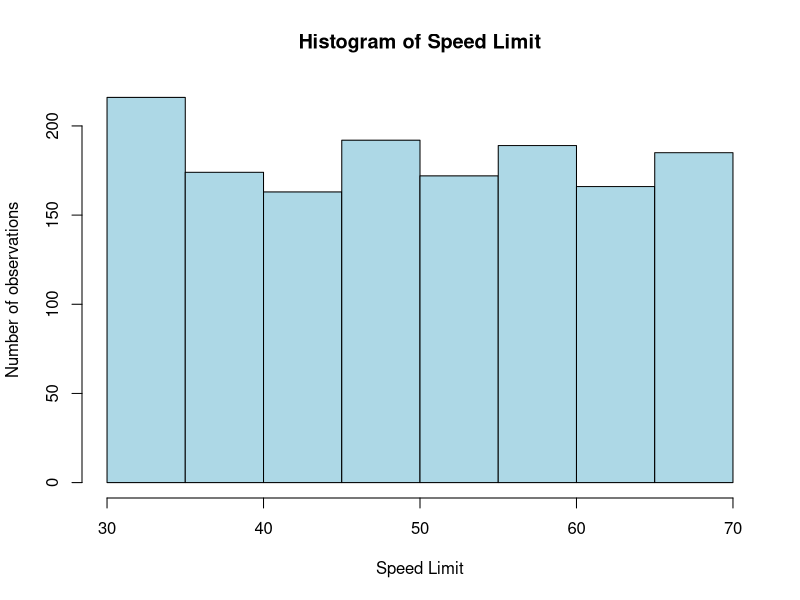
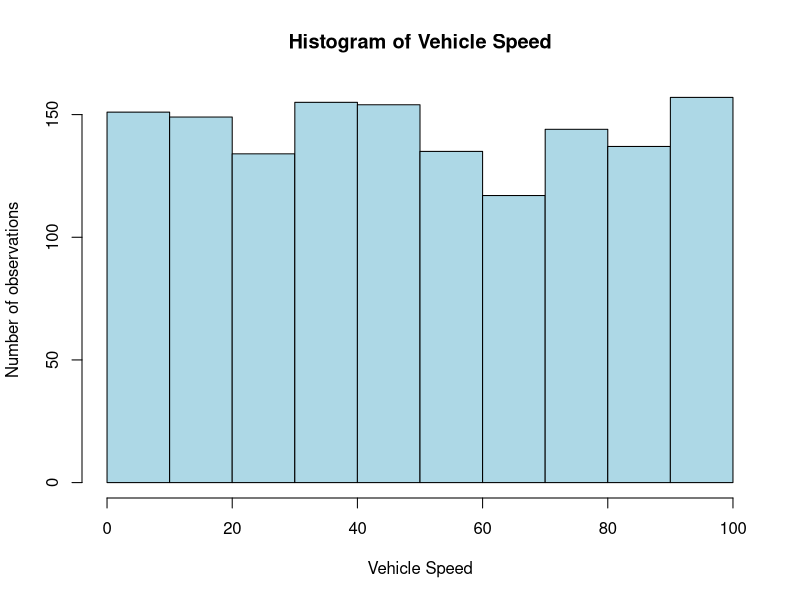
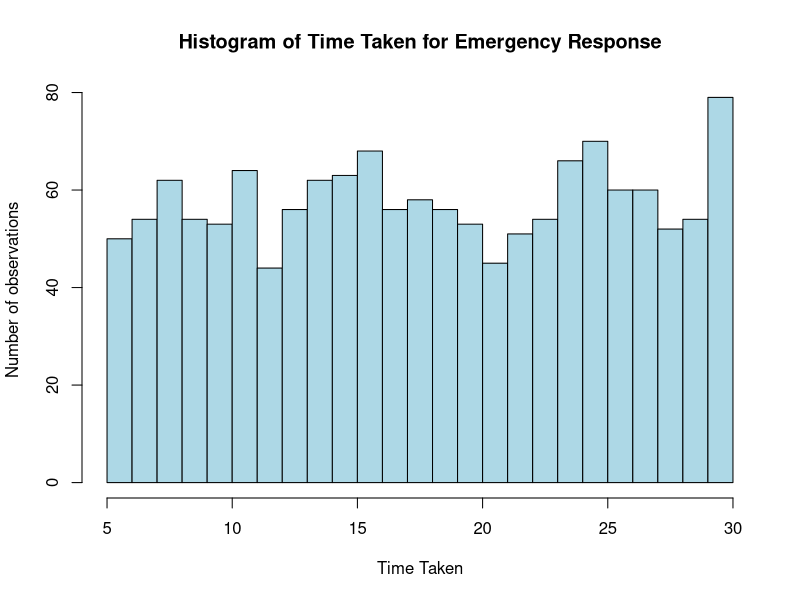
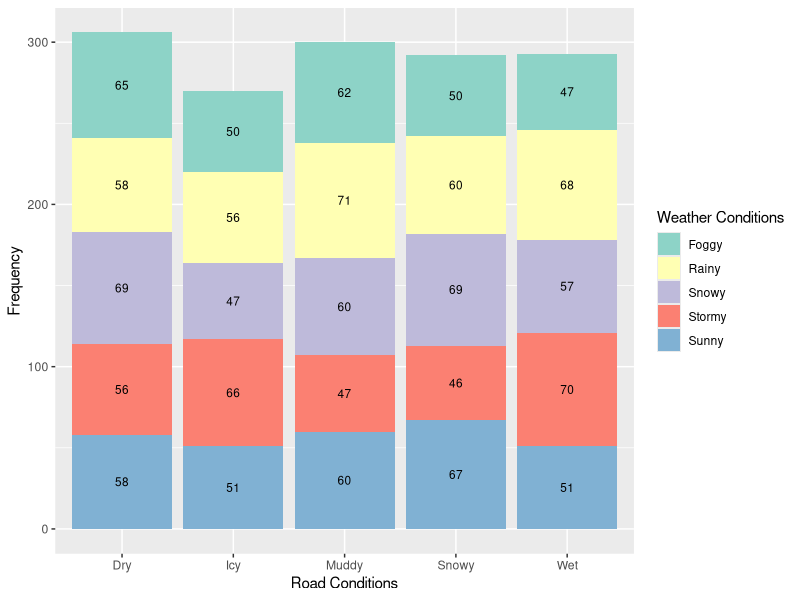
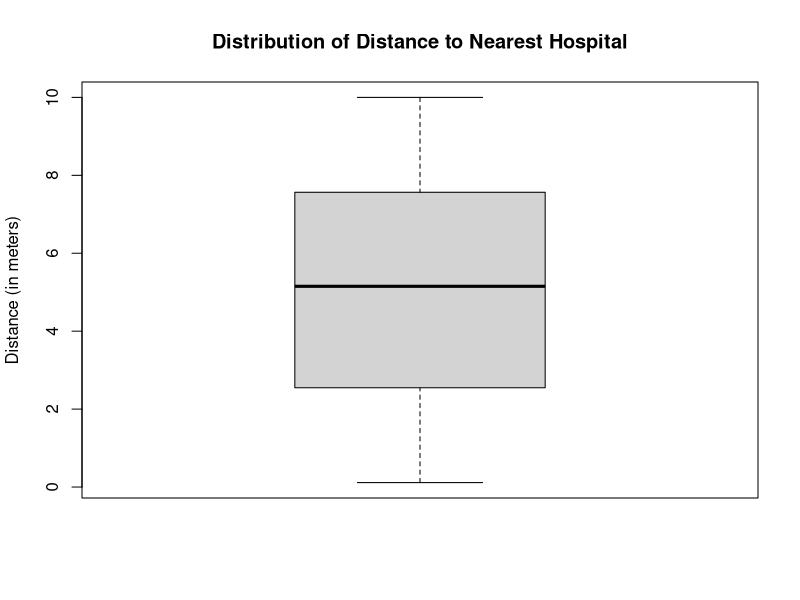
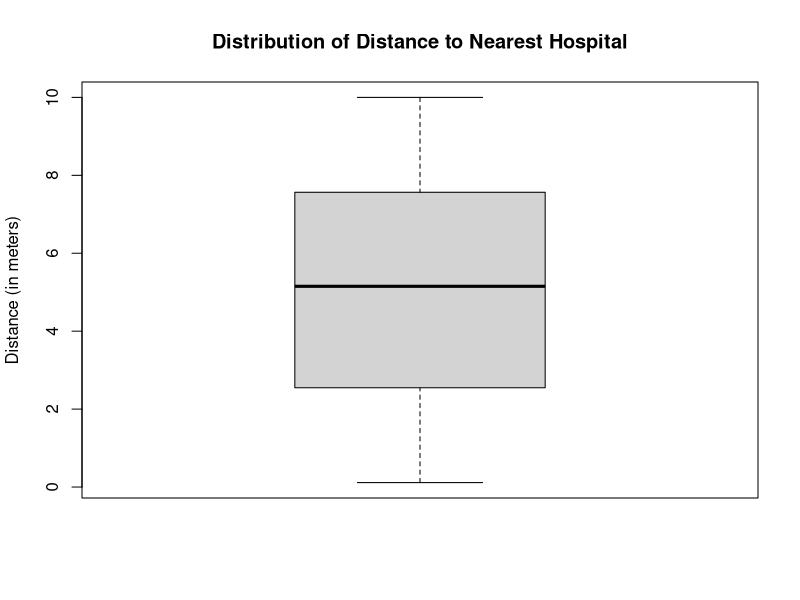
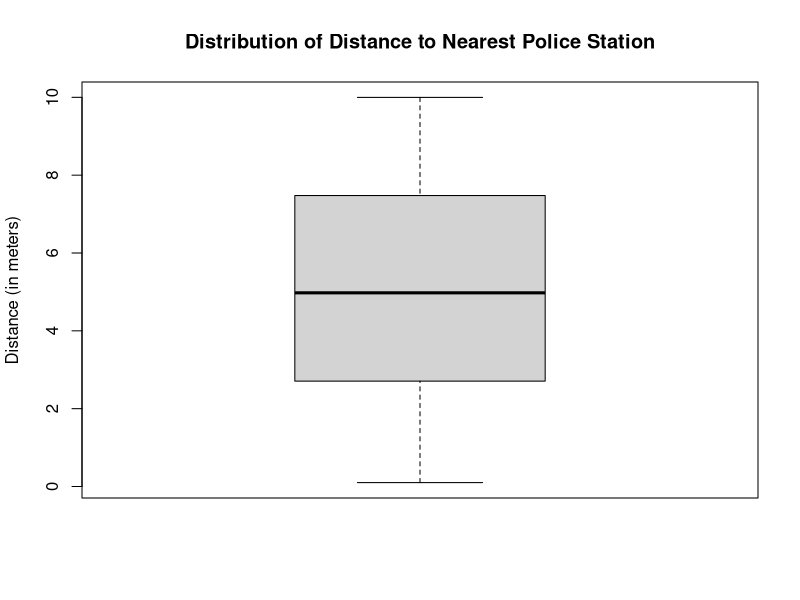
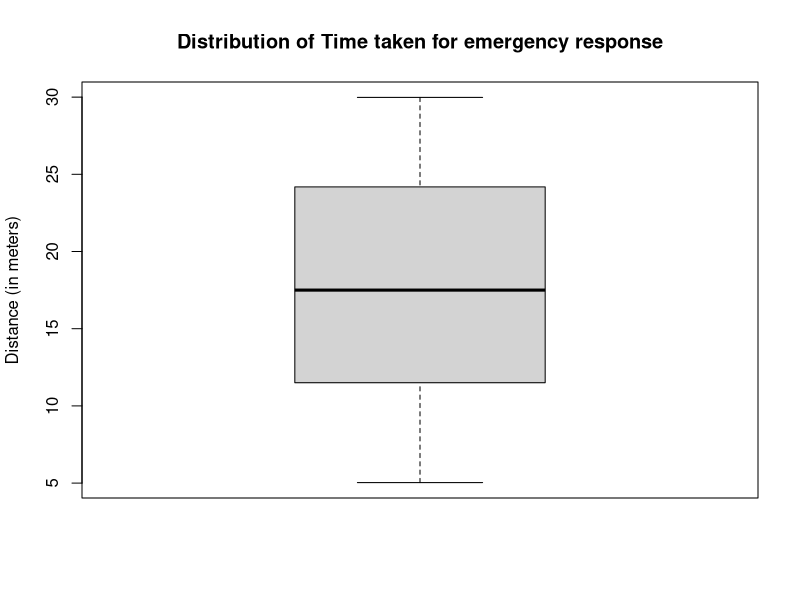

The R script that drew these images, in order:
library(readr)  
library(ggplot2)
library(viridis)

#read the dataset
accident_data <- read_csv("road_accident_data.csv")

#Number of missing values by column
colSums(is.na(accident_data))

#Distribution of road speed limit & vehicle speed during accident
hist(accident_data$Speed_Limit, breaks = 10, col = "lightblue", 
     main = "Histogram of Speed Limit", xlab = "Speed Limit", ylab ="Number of observations")

hist(accident_data$Vehicle_Speed, breaks = 10, col = "lightblue", 
     main = "Histogram of Vehicle Speed", xlab = "Vehicle Speed", ylab ="Number of observations")

#Distribution of emergency response time
hist(accident_data$Time_Taken_for_Emergency_Response, breaks = 20, col = "lightblue", 
     main = "Histogram of Time Taken for Emergency Response", xlab = "Time Taken", ylab ="Number of observations")


#contingency table of weather_conditions and road_conditions
contingency_table <- table(accident_data$Weather_Conditions, accident_data$Road_Conditions)

 
#plot a clustered bar plot to see the relationship between weather_condition and road_condition
ggplot(data = as.data.frame(contingency_table), aes(x = Var2, y = Freq, fill = Var1)) +
  geom_bar(stat = "identity", position = "stack") +
  labs(x = "Road Conditions", y = "Frequency", fill = "Weather Conditions") +
  geom_text(aes(label = Freq), position = position_stack(vjust = 0.5), size = 3) + 
  scale_fill_brewer(palette = "Set3")



# Boxplot for Distance_to_Nearest_Hospital
boxplot(accident_data$Distance_to_Nearest_Hospital,
        main = "Distribution of Distance to Nearest Hospital",
        ylab = "Distance (in meters)")

# Boxplot for Distance_to_Nearest_Hospital
boxplot(accident_data$Distance_to_Nearest_Hospital,
        main = "Distribution of Distance to Nearest Hospital",
        ylab = "Distance (in meters)")

# Boxplot for Distance_to_Nearest_Police_Station
boxplot(accident_data$Distance_to_Nearest_Police_Station,
        main = "Distribution of Distance to Nearest Police Station",
        ylab = "Distance (in meters)")

# Boxplot for Time_Taken_for_Emergency_Response
boxplot(accident_data$Time_Taken_for_Emergency_Response,
        main = "Distribution of Time taken for emergency response",
        ylab = "Distance (in meters)")





  











 


 


 




